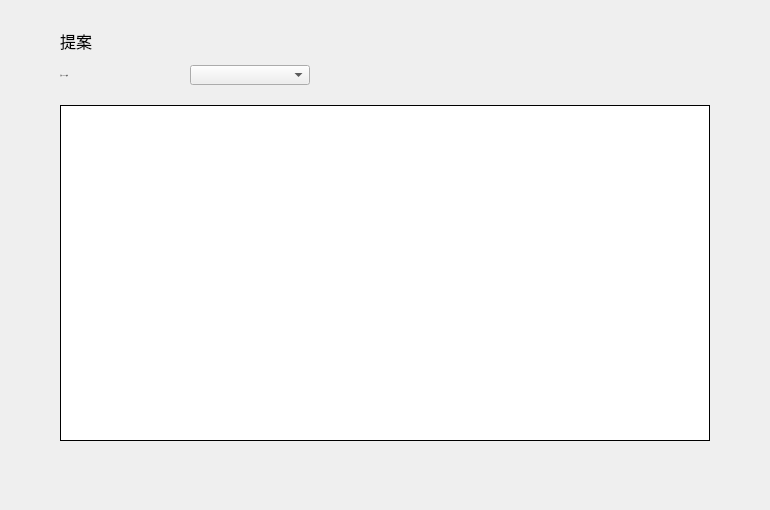
<?xml version="1.0" encoding="UTF-8"?>
<ui version="4.0">
 <class>ProposalPage</class>
 <widget class="QWidget" name="ProposalPage">
  <property name="geometry">
   <rect>
    <x>0</x>
    <y>0</y>
    <width>770</width>
    <height>510</height>
   </rect>
  </property>
  <property name="windowTitle">
   <string>Form</string>
  </property>
  <widget class="QTableWidget" name="proposalTableWidget">
   <property name="geometry">
    <rect>
     <x>60</x>
     <y>105</y>
     <width>650</width>
     <height>336</height>
    </rect>
   </property>
   <property name="cursor" stdset="0">
    <cursorShape>ArrowCursor</cursorShape>
   </property>
   <property name="layoutDirection">
    <enum>Qt::LeftToRight</enum>
   </property>
   <property name="styleSheet">
    <string notr="true"/>
   </property>
   <property name="frameShape">
    <enum>QFrame::Box</enum>
   </property>
   <property name="frameShadow">
    <enum>QFrame::Plain</enum>
   </property>
   <property name="verticalScrollBarPolicy">
    <enum>Qt::ScrollBarAsNeeded</enum>
   </property>
   <property name="horizontalScrollBarPolicy">
    <enum>Qt::ScrollBarAlwaysOff</enum>
   </property>
   <property name="autoScroll">
    <bool>true</bool>
   </property>
   <property name="editTriggers">
    <set>QAbstractItemView::NoEditTriggers</set>
   </property>
   <property name="selectionMode">
    <enum>QAbstractItemView::NoSelection</enum>
   </property>
   <property name="iconSize">
    <size>
     <width>19</width>
     <height>12</height>
    </size>
   </property>
   <property name="showGrid">
    <bool>true</bool>
   </property>
   <property name="gridStyle">
    <enum>Qt::SolidLine</enum>
   </property>
   <attribute name="horizontalHeaderVisible">
    <bool>false</bool>
   </attribute>
   <attribute name="horizontalHeaderCascadingSectionResizes">
    <bool>false</bool>
   </attribute>
   <attribute name="horizontalHeaderHighlightSections">
    <bool>false</bool>
   </attribute>
   <attribute name="verticalHeaderVisible">
    <bool>false</bool>
   </attribute>
   <attribute name="verticalHeaderHighlightSections">
    <bool>false</bool>
   </attribute>
   <column>
    <property name="text">
     <string>失效时间</string>
    </property>
    <property name="font">
     <font>
      <family>微软雅黑</family>
     </font>
    </property>
    <property name="textAlignment">
     <set>AlignCenter</set>
    </property>
   </column>
   <column>
    <property name="text">
     <string>发起人</string>
    </property>
    <property name="font">
     <font>
      <family>微软雅黑</family>
     </font>
    </property>
    <property name="textAlignment">
     <set>AlignCenter</set>
    </property>
   </column>
   <column>
    <property name="text">
     <string>类型</string>
    </property>
    <property name="font">
     <font>
      <family>微软雅黑</family>
     </font>
    </property>
    <property name="textAlignment">
     <set>AlignCenter</set>
    </property>
   </column>
   <column>
    <property name="text">
     <string>投票状态</string>
    </property>
    <property name="font">
     <font>
      <family>微软雅黑</family>
     </font>
    </property>
    <property name="textAlignment">
     <set>AlignCenter</set>
    </property>
   </column>
   <column>
    <property name="text">
     <string>我的投票</string>
    </property>
    <property name="font">
     <font>
      <family>微软雅黑</family>
     </font>
    </property>
    <property name="textAlignment">
     <set>AlignCenter</set>
    </property>
   </column>
   <column>
    <property name="text">
     <string/>
    </property>
   </column>
   <column>
    <property name="text">
     <string/>
    </property>
   </column>
  </widget>
  <widget class="QLabel" name="label">
   <property name="geometry">
    <rect>
     <x>60</x>
     <y>65</y>
     <width>160</width>
     <height>20</height>
    </rect>
   </property>
   <property name="font">
    <font>
     <family>微软雅黑</family>
     <pointsize>-1</pointsize>
     <weight>50</weight>
     <italic>false</italic>
     <bold>false</bold>
    </font>
   </property>
   <property name="styleSheet">
    <string notr="true">QLabel{color: rgb(80,80,80);
font: 11px &quot;微软雅黑&quot;;}</string>
   </property>
   <property name="text">
    <string>当前wallfacer账号</string>
   </property>
   <property name="alignment">
    <set>Qt::AlignLeading|Qt::AlignLeft|Qt::AlignVCenter</set>
   </property>
  </widget>
  <widget class="QComboBox" name="accountComboBox">
   <property name="geometry">
    <rect>
     <x>190</x>
     <y>65</y>
     <width>120</width>
     <height>20</height>
    </rect>
   </property>
   <property name="font">
    <font>
     <family>微软雅黑</family>
     <weight>50</weight>
     <bold>false</bold>
    </font>
   </property>
   <property name="focusPolicy">
    <enum>Qt::NoFocus</enum>
   </property>
   <property name="styleSheet">
    <string notr="true"/>
   </property>
  </widget>
  <widget class="QLabel" name="title_label">
   <property name="geometry">
    <rect>
     <x>60</x>
     <y>28</y>
     <width>200</width>
     <height>26</height>
    </rect>
   </property>
   <property name="font">
    <font>
     <family>微软雅黑</family>
     <pointsize>12</pointsize>
     <weight>50</weight>
     <italic>false</italic>
     <bold>false</bold>
    </font>
   </property>
   <property name="styleSheet">
    <string notr="true"/>
   </property>
   <property name="text">
    <string>提案</string>
   </property>
  </widget>
  <widget class="QStackedWidget" name="stackedWidget">
   <property name="geometry">
    <rect>
     <x>0</x>
     <y>469</y>
     <width>770</width>
     <height>41</height>
    </rect>
   </property>
  </widget>
 </widget>
 <resources/>
 <connections/>
</ui>
